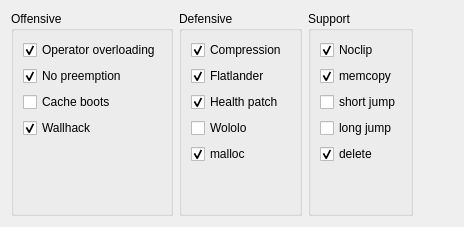
                    <widget class="QWidget" name="Hacks">
                     <attribute name="title">
                      <string>Hacks</string>
                     </attribute>
                     <layout class="QHBoxLayout" name="horizontalLayout_4">
                      <item>
                       <widget class="QGroupBox" name="groupBox_22">
                        <property name="title">
                         <string>Offensive</string>
                        </property>
                        <property name="flat">
                         <bool>false</bool>
                        </property>
                        <layout class="QVBoxLayout" name="verticalLayout_41">
                         <item>
                          <widget class="QCheckBox" name="checkBox_52">
                           <property name="text">
                            <string>Operator overloading</string>
                           </property>
                           <property name="checked">
                            <bool>true</bool>
                           </property>
                          </widget>
                         </item>
                         <item>
                          <widget class="QCheckBox" name="checkBox_50">
                           <property name="text">
                            <string>No preemption</string>
                           </property>
                           <property name="checked">
                            <bool>true</bool>
                           </property>
                          </widget>
                         </item>
                         <item>
                          <widget class="QCheckBox" name="checkBox_47">
                           <property name="text">
                            <string>Cache boots</string>
                           </property>
                           <property name="checked">
                            <bool>false</bool>
                           </property>
                          </widget>
                         </item>
                         <item>
                          <widget class="QCheckBox" name="checkBox_41">
                           <property name="text">
                            <string>Wallhack </string>
                           </property>
                           <property name="checked">
                            <bool>true</bool>
                           </property>
                          </widget>
                         </item>
                         <item>
                          <spacer name="verticalSpacer_18">
                           <property name="orientation">
                            <enum>Qt::Vertical</enum>
                           </property>
                           <property name="sizeHint" stdset="0">
                            <size>
                             <width>20</width>
                             <height>40</height>
                            </size>
                           </property>
                          </spacer>
                         </item>
                        </layout>
                       </widget>
                      </item>
                      <item>
                       <widget class="QGroupBox" name="groupBox_21">
                        <property name="title">
                         <string>Defensive</string>
                        </property>
                        <property name="flat">
                         <bool>false</bool>
                        </property>
                        <layout class="QVBoxLayout" name="verticalLayout_40">
                         <item>
                          <widget class="QCheckBox" name="checkBox_49">
                           <property name="text">
                            <string>Compression </string>
                           </property>
                           <property name="checked">
                            <bool>true</bool>
                           </property>
                          </widget>
                         </item>
                         <item>
                          <widget class="QCheckBox" name="checkBox_48">
                           <property name="text">
                            <string>Flatlander </string>
                           </property>
                           <property name="checked">
                            <bool>true</bool>
                           </property>
                          </widget>
                         </item>
                         <item>
                          <widget class="QCheckBox" name="checkBox_39">
                           <property name="text">
                            <string>Health patch</string>
                           </property>
                           <property name="checked">
                            <bool>true</bool>
                           </property>
                          </widget>
                         </item>
                         <item>
                          <widget class="QCheckBox" name="checkBox_53">
                           <property name="text">
                            <string>Wololo </string>
                           </property>
                          </widget>
                         </item>
                         <item>
                          <widget class="QCheckBox" name="checkBox_40">
                           <property name="text">
                            <string>malloc </string>
                           </property>
                           <property name="checked">
                            <bool>true</bool>
                           </property>
                          </widget>
                         </item>
                         <item>
                          <spacer name="verticalSpacer_17">
                           <property name="orientation">
                            <enum>Qt::Vertical</enum>
                           </property>
                           <property name="sizeHint" stdset="0">
                            <size>
                             <width>20</width>
                             <height>40</height>
                            </size>
                           </property>
                          </spacer>
                         </item>
                        </layout>
                       </widget>
                      </item>
                      <item>
                       <widget class="QGroupBox" name="groupBox_23">
                        <property name="title">
                         <string>Support</string>
                        </property>
                        <property name="flat">
                         <bool>false</bool>
                        </property>
                        <layout class="QVBoxLayout" name="verticalLayout_42">
                         <item>
                          <widget class="QCheckBox" name="checkBox_42">
                           <property name="text">
                            <string>Noclip </string>
                           </property>
                           <property name="checked">
                            <bool>true</bool>
                           </property>
                          </widget>
                         </item>
                         <item>
                          <widget class="QCheckBox" name="checkBox_45">
                           <property name="enabled">
                            <bool>true</bool>
                           </property>
                           <property name="text">
                            <string>memcopy </string>
                           </property>
                           <property name="checked">
                            <bool>true</bool>
                           </property>
                          </widget>
                         </item>
                         <item>
                          <widget class="QCheckBox" name="checkBox_44">
                           <property name="text">
                            <string>short jump</string>
                           </property>
                           <property name="checked">
                            <bool>false</bool>
                           </property>
                          </widget>
                         </item>
                         <item>
                          <widget class="QCheckBox" name="checkBox_54">
                           <property name="enabled">
                            <bool>true</bool>
                           </property>
                           <property name="text">
                            <string>long jump</string>
                           </property>
                           <property name="checked">
                            <bool>false</bool>
                           </property>
                          </widget>
                         </item>
                         <item>
                          <widget class="QCheckBox" name="checkBox_46">
                           <property name="text">
                            <string>delete </string>
                           </property>
                           <property name="checked">
                            <bool>true</bool>
                           </property>
                          </widget>
                         </item>
                         <item>
                          <spacer name="verticalSpacer_13">
                           <property name="orientation">
                            <enum>Qt::Vertical</enum>
                           </property>
                           <property name="sizeHint" stdset="0">
                            <size>
                             <width>20</width>
                             <height>40</height>
                            </size>
                           </property>
                          </spacer>
                         </item>
                        </layout>
                       </widget>
                      </item>
                      <item>
                       <spacer name="horizontalSpacer_12">
                        <property name="orientation">
                         <enum>Qt::Horizontal</enum>
                        </property>
                        <property name="sizeHint" stdset="0">
                         <size>
                          <width>40</width>
                          <height>20</height>
                         </size>
                        </property>
                       </spacer>
                      </item>
                     </layout>
                    </widget>
